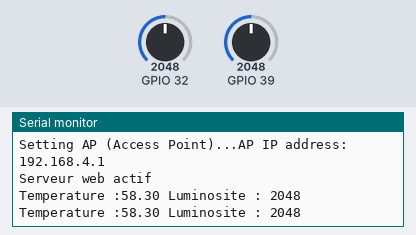
This sketch was run on a simulated ESP32. On the bench: the last lines printed to the serial monitor. The inputs (shaded band) are chosen by the test bench; at power-on: GPIO 32 = 2048, GPIO 39 = 2048.

Above: at 2.2 s.
2.3 s: GPIO 32 set to 2866
At 3.6 s:
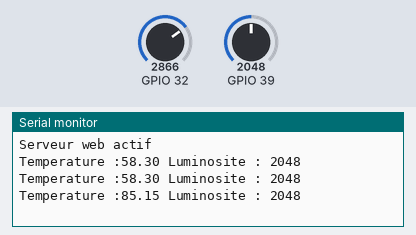
3.8 s: GPIO 39 set to 2866
At 4.7 s:
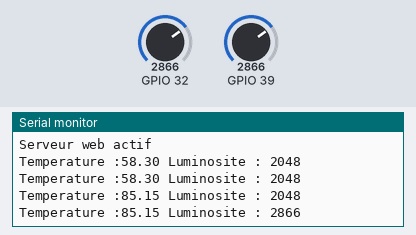
5.3 s: GPIO 32 set to 3603
At 6.6 s:
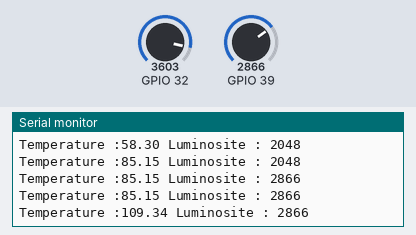
6.8 s: GPIO 39 set to 3603
At 7.8 s:
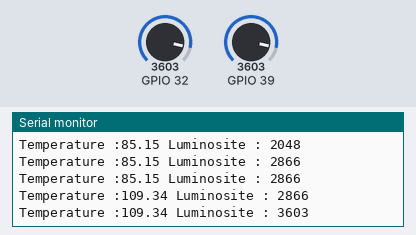
Timing chart, 0 to 9.3 s (numbered marks = the images above; inputs shaded):
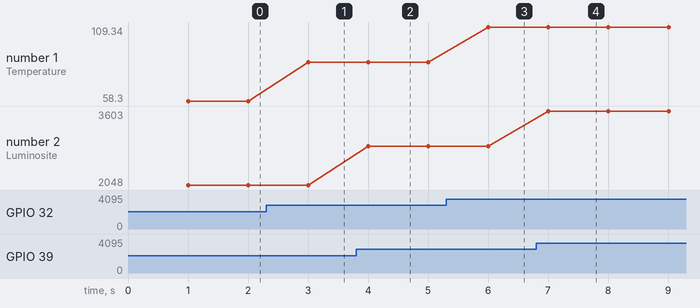

Measured:
- after the input at 2.3 s, the serial monitor: prints a new line after 0.71 s (image 1)
- after the input at 3.8 s, the serial monitor: prints a new line after 0.21 s (image 2)
- after the input at 5.3 s, the serial monitor: prints a new line after 0.71 s (image 3)
- after the input at 6.8 s, the serial monitor: prints a new line after 0.21 s (image 4)
- plotted number 1: 58.3 → 85.15 after the input at 2.3 s, 85.15 → 109.34 after the input at 5.3 s
- plotted number 2: 2048 → 2866 after the input at 3.8 s, 2866 → 3603 after the input at 6.8 s

The sketch:

ex1.ino
```cpp
#include <WiFi.h>
#include <WebServer.h>
const char* ssid = "SIMON"; // Mettre le ssid de votre réseau Wifi
const char* password = "azerty"; // Mettre le mot de passe de votre réseau Wifi
WebServer server(80); // Creation dun objet de type serveur HTTP

  void handleRoot(){ // Callback declenché en cas de navigation vers la page dacceuil (root)
    const char PROGMEM readValeurHTML[] = R"(
                <!DOCTYPE html>
          <html lang="en">
          <head>
              <meta charset="UTF-8">
              <title>TEA</title>
          </head>
          <body>
          <p>Luminosité :</p>
          <div>
            <input type="range" name="rangeInput" min="0" max="4095" id="myRange">
          </div>
          <div>
            <input type="text" id="mtText" value="2000">
          </div>
          <p>Température :</p>
          <div>
            <input type="range" name="rangeTemp" min="0" max="4095" id="rangeTemp">
          </div>
          <div>
            <input type="text" id="tempText" value="2000">
          </div>
          </body>
          </html>
          <script>
            const input = document.querySelector('#mtText');
            const range = document.querySelector('#myRange');
            const tempI = document.querySelector('#rangeTemp');
            const tempT = document.querySelector('#tempText');

            const refresh = async () => {
              const value = (await getData()).split(';');
              input.value = value[0];
              range.value = value[0];
            tempI.value = value[1];
            tempT.value = value[1];
            };

            const getData = async () => {
              const res = await fetch('readValeur');
              return res.text();
            };

            setInterval(refresh, 1000);
          </script>
    )";
    server.send(200, "text/html", readValeurHTML); // Envoi de la page HTML
  }

  void handleAnalog() {
    const char PROGMEM analogHTML[] = R"(
              <html>
          <head>
            <meta charset="UTF-8" />
            <meta name="viewport" content="width=device-width, initial-scale=1" />
          </head>
          <style>
            body {
              display: flex;
              flex-direction: column;
              align-items: center;
              justify-content: center;
              width: 100vw;
              height: 100vh;
              margin: 0;
              padding: 0;
              background-color: rgba(0, 0, 0, 0.7);
            }
            #needle, #needle2 {
              width: 140px;
              height: 5px;
              background-color: red;
              transition: transform 1s ease;
              transform-origin: 100% 50%;
              border-bottom-left-radius: 100%;
              border-top-left-radius: 100%;
              margin: auto auto 0 auto;
              transform: translateX(-50%);
            }

            .circle {
              border-top-left-radius: 9999px;
              border-top-right-radius: 9999px;
              display: flex;
              width: 300px;
              height: 150px;
              background-color: black;
            }

            #input, #input2 {
              background-color: black;
              color: white;
              border: 0;
              width: 300px;
              text-align: center;
              padding: 9px;
              outline: 0;
              font-weight: bold;
              border-top: 2px solid rgba(255, 255, 255, 0.2);
            }
          </style>
          <body>
            <div class="circle">
              <div id="needle"></div>
            </div>
            <input id="input" value="0" type="text" />

          <div class="circle">
              <div id="needle2"></div>
            </div>
            <input id="input2" value="0" type="text" />

            <script>
              const input = document.querySelector('#input');
              const needle = document.querySelector('#needle');
            const tempI = document.querySelector('#input2');
            const tempT = document.querySelector('#needle2');

              const refresh = async () => {
                const value = (await getData()).split(';');
                input.value = value[0];
                needle.style.transform = `translateX(-50%) rotate(${
                  (value[0] * 180) / 4095
                }deg)`;
            input2.value = value[1];
                needle2.style.transform = `translateX(-50%) rotate(${
                  (value[1] * 180) / 50
                }deg)`;
              };

              const getData = async () => {
                const res = await fetch('readValeur');
                return res.text();
              };


              setInterval(refresh, 1000);
            </script>
          </body>
        </html>
    )";
    server.send(200, "text/html", analogHTML); // Envoi de la page HTML
  }

  void handleNotFound(){ // Callback declenché en cas de navigation vers une cible inconnue
    server.send(404, "text/plain","404: Not found");
  }

  void setup() {
    Serial.begin(115200);
    analogSetPinAttenuation(A3, ADC_0db); // eventuellement, pour le capteur de luminosite
    // ne rien faire sur l’entrée A4 : 1V = valeur 1088
    delay(1000);
    Serial.print("Setting AP (Access Point)...");
    WiFi.softAP(ssid, password); // Remove the password parameter, if you want the AP (Access Point) to be open
    //WiFi.softAP(ssid);
    IPAddress IP = WiFi.softAPIP();
    Serial.print("AP IP address: ");
    Serial.println(IP);
    server.on("/", handleRoot); // si navigation vers (page daccueil) appel du callback handleRoot
    server.on("/analog", handleAnalog);
    server.on("/readValeur", readValeur);
    server.onNotFound(handleNotFound); // si navigation vers cible inconnue, appel du callback handlenotFound
    server.begin(); // Initialisation du serveur web
    Serial.println("Serveur web actif");
  }
  float convert2Temp(int val) {
    float value = (float) val/1088;
    float result = (value - 0.25) / (0.028);
    return (result);
  }

  void readValeur() {
    String s = (String)analogRead(A3) + ";" + (String)convert2Temp(analogRead(A4));// ici effectuer la mesure, et formater la mesure comme une chaine de caractère s
    server.send(200, "text/plain", s); // renvoie chaine de caratère s comme texte pur
  }

  void loop() {
    int valA3 = analogRead(A3); // resultat de la conversion A->N, correspondant a la tension sur A3
    int valA4 = analogRead(A4); // resultat de la conversion A->N, correspondant a la tension sur A4
    float temp = convert2Temp(valA4);
    Serial.print("Temperature :");
    Serial.print(temp);
    Serial.print(" Luminosite : ");
    Serial.println(valA3);
    delay(1000);
    server.handleClient();
  }
```
